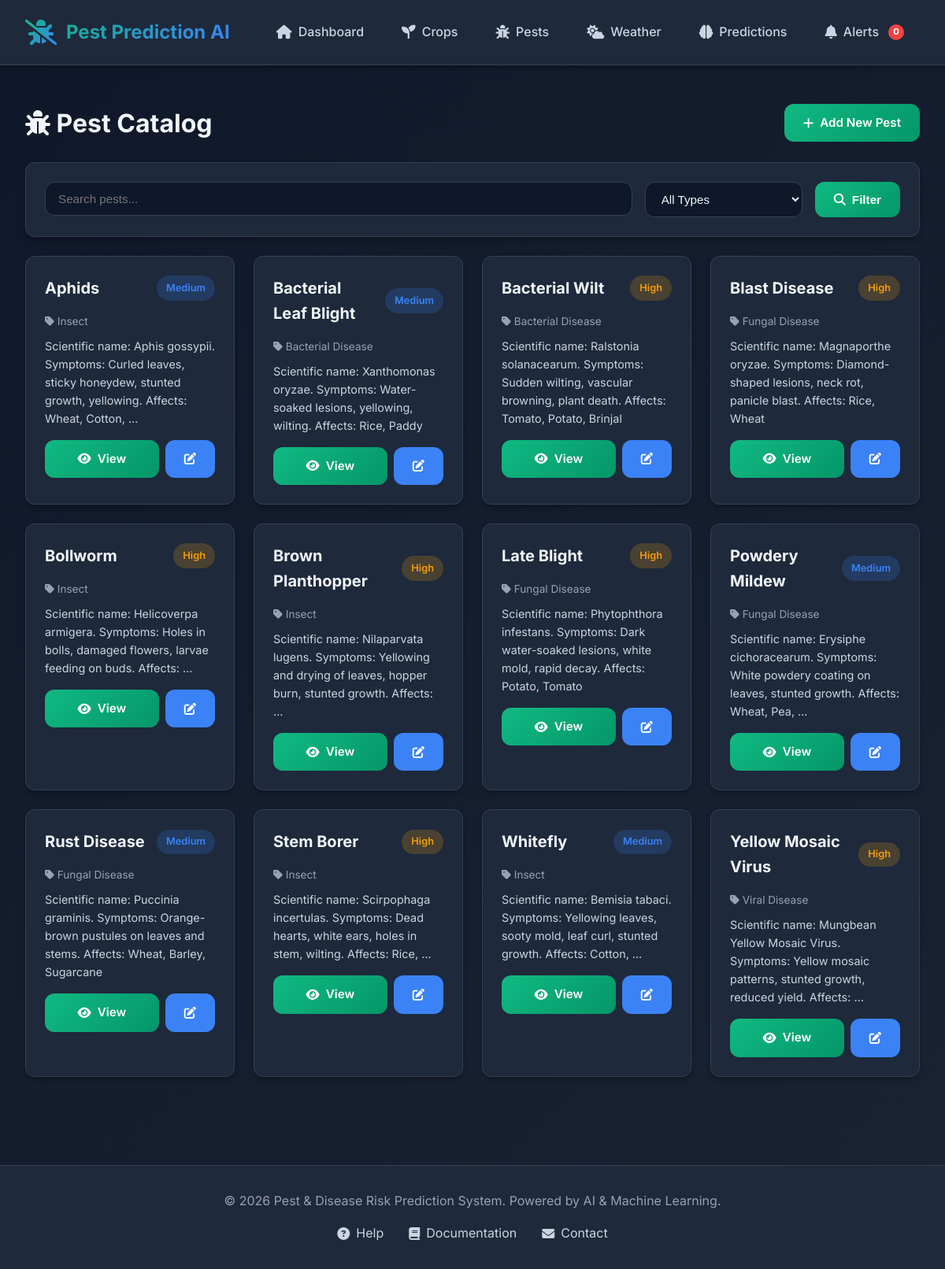
Page /pests/ on the committed database.
### crops/models.py (models this page shows, shortened)
class Pest(models.Model):
    PEST_TYPES = [
        ('INSECT', 'Insect'),
        ('FUNGAL', 'Fungal Disease'),
        ('BACTERIAL', 'Bacterial Disease'),
        ('VIRAL', 'Viral Disease'),
        ('WEED', 'Weed'),
        ('OTHER', 'Other'),
    ]
    SEVERITY_LEVELS = [
        ('LOW', 'Low'),
        ('MEDIUM', 'Medium'),
        ('HIGH', 'High'),
        ('CRITICAL', 'Critical'),
    ]
    name = models.CharField(max_length=100)
    pest_type = models.CharField(max_length=20, choices=PEST_TYPES)
    description = models.TextField()
    severity_level = models.CharField(max_length=20, choices=SEVERITY_LEVELS)
    affected_crops = models.ManyToManyField(Crop, related_name='pests', blank=True)
    created_at = models.DateTimeField(auto_now_add=True)
    updated_at = models.DateTimeField(auto_now=True)
    class Meta:
        ordering = ['name']

### crops/views.py (the view)
# urls.py: path('pests/', views.pest_list, name='pest_list'),
def pest_list(request):
    pests = Pest.objects.all()
    search_query = request.GET.get('search', '')
    if search_query:
        pests = pests.filter(
            Q(name__icontains=search_query) |
            Q(description__icontains=search_query)
        )
    pest_type = request.GET.get('pest_type', '')
    if pest_type:
        pests = pests.filter(pest_type=pest_type)
    context = {
        'pests': pests,
        'search_query': search_query,
        'pest_type': pest_type,
        'pest_types': Pest.PEST_TYPES,
    }
    return render(request, 'crops/pest_list.html', context)

### templates/crops/pest_list.html (shortened to what this page needs)
{% extends 'base.html' %}
{% load static %}
{% block content %}
<div class="pests-page">
    <div class="flex-between mb-3">
        <h1><i class="fas fa-bug"></i> Pest Catalog</h1>
        <a href="{% url 'crops:pest_create' %}" class="btn btn-primary">
            <i class="fas fa-plus"></i> Add New Pest
        </a>
    </div>
    <div class="card mb-3">
        <div class="card-body">
            <form method="get" class="flex gap-2">
                <div class="form-group" style="flex: 1; margin-bottom: 0;">
                    <input type="text" name="search" class="form-control" placeholder="Search pests..." value="{{ search_query }}">
                </div>
                <div class="form-group" style="flex: 0 0 200px; margin-bottom: 0;">
                    <select name="pest_type" class="form-control">
                        <option value="">All Types</option>
                    </select>
                </div>
                <button type="submit" class="btn btn-primary"><i class="fas fa-search"></i> Filter</button>
            </form>
        </div>
    </div>
    <div class="grid grid-3">
        {% for pest in pests %}
            <div class="card">
                <div class="card-header flex-between">
                    <strong>{{ pest.name }}</strong>
                    <span class="badge-pill badge-{% if pest.severity_level == 'CRITICAL' %}danger{% elif pest.severity_level == 'HIGH' %}warning{% else %}info{% endif %}">
                        {{ pest.get_severity_level_display }}
                    </span>
                </div>
                <div class="card-body">
                    <p style="color: var(--text-muted); font-size: 0.85rem; margin-bottom: 0.5rem;">
                        <i class="fas fa-tag"></i> {{ pest.get_pest_type_display }}
                    </p>
                    <p style="color: var(--text-secondary); font-size: 0.9rem;">
                        {{ pest.description|truncatewords:15 }}
                    </p>
                    <div class="flex gap-1 mt-2">
                        <a href="{% url 'crops:pest_detail' pest.pk %}" class="btn btn-primary" style="flex: 1; justify-content: center;">
                            <i class="fas fa-eye"></i> View
                        </a>
                        <a href="{% url 'crops:pest_update' pest.pk %}" class="btn btn-secondary">
                            <i class="fas fa-edit"></i>
                        </a>
                    </div>
                </div>
            </div>
        {% endfor %}
    </div>
</div>
{% endblock %}

### static/css/style.css (style rules this page uses)
:root { --primary-color: #10b981; --primary-dark: #059669; --secondary-color: #3b82f6; --danger-color: #ef4444; --warning-color: #f59e0b; --success-color: #10b981; --info-color: #3b82f6; --bg-primary: #0f172a; --bg-secondary: #1e293b; --bg-card: #1e293b; --bg-hover: #334155; --text-primary: #f1f5f9; --text-secondary: #cbd5e1; --text-muted: #94a3b8; --border-color: #334155; --shadow: 0 4px 6px -1px rgba(0, 0, 0, 0.3); --shadow-lg: 0 10px 15px -3px rgba(0, 0, 0, 0.4); --radius: 12px; --transition: all 0.3s cubic-bezier(0.4, 0, 0.2, 1); }
* { margin: 0; padding: 0; box-sizing: border-box; }
body { font-family: 'Inter', -apple-system, BlinkMacSystemFont, 'Segoe UI', sans-serif; background: linear-gradient(135deg, var(--bg-primary) 0%, #1a2332 100%); color: var(--text-primary); line-height: 1.6; min-height: 100vh; }
a { text-decoration: none; color: inherit; transition: var(--transition); }
.card { background: var(--bg-card); border-radius: var(--radius); padding: 1.5rem; box-shadow: var(--shadow); border: 1px solid var(--border-color); transition: var(--transition); }
.card-header { font-size: 1.25rem; font-weight: 600; margin-bottom: 1rem; color: var(--text-primary); display: flex; align-items: center; gap: 0.5rem; }
.card-body { color: var(--text-secondary); }
.grid { display: grid; gap: 1.5rem; }
.grid-3 { grid-template-columns: repeat(auto-fit, minmax(250px, 1fr)); }
.btn { padding: 0.75rem 1.5rem; border-radius: var(--radius); border: none; font-weight: 600; cursor: pointer; transition: var(--transition); display: inline-flex; align-items: center; gap: 0.5rem; font-size: 0.95rem; }
.btn-primary { background: linear-gradient(135deg, var(--primary-color), var(--primary-dark)); color: white; }
.btn-secondary { background: var(--secondary-color); color: white; }
.form-group { margin-bottom: 1.5rem; }
.form-control { width: 100%; padding: 0.75rem 1rem; background: var(--bg-primary); border: 1px solid var(--border-color); border-radius: var(--radius); color: var(--text-primary); font-size: 0.95rem; transition: var(--transition); }
select.form-control { cursor: pointer; }
.badge-pill { padding: 0.35rem 0.75rem; border-radius: 50px; font-size: 0.8rem; font-weight: 600; display: inline-block; }
.badge-warning { background: rgba(245, 158, 11, 0.2); color: var(--warning-color); }
.badge-info { background: rgba(59, 130, 246, 0.2); color: var(--info-color); }
.mt-2 { margin-top: 1rem; }
.mb-3 { margin-bottom: 1.5rem; }
.flex { display: flex; }
.flex-between { display: flex; justify-content: space-between; align-items: center; }
.gap-1 { gap: 0.5rem; }
.gap-2 { gap: 1rem; }

### rows in the picture
Pest: name "Aphids", severity_level "Medium", pest_type "Insect", description "Scientific name: Aphis gossypii. Symptoms: Curled leaves, sticky honeydew, stunted growth, yellowing. Affects: Wheat, Cotton, …"
Pest: name "Bacterial Leaf Blight", severity_level "Medium", pest_type "Bacterial Disease", description "Scientific name: Xanthomonas oryzae. Symptoms: Water-soaked lesions, yellowing, wilting. Affects: Rice, Paddy"
Pest: name "Bacterial Wilt", severity_level "High", pest_type "Bacterial Disease", description "Scientific name: Ralstonia solanacearum. Symptoms: Sudden wilting, vascular browning, plant death. Affects: Tomato, Potato, Brinjal"
Pest: name "Blast Disease", severity_level "High", pest_type "Fungal Disease", description "Scientific name: Magnaporthe oryzae. Symptoms: Diamond-shaped lesions, neck rot, panicle blast. Affects: Rice, Wheat"
Pest: name "Bollworm", severity_level "High", pest_type "Insect", description "Scientific name: Helicoverpa armigera. Symptoms: Holes in bolls, damaged flowers, larvae feeding on buds. Affects: …"
Pest: name "Brown Planthopper", severity_level "High", pest_type "Insect", description "Scientific name: Nilaparvata lugens. Symptoms: Yellowing and drying of leaves, hopper burn, stunted growth. Affects: …"
Pest: name "Late Blight", severity_level "High", pest_type "Fungal Disease", description "Scientific name: Phytophthora infestans. Symptoms: Dark water-soaked lesions, white mold, rapid decay. Affects: Potato, Tomato"
Pest: name "Powdery Mildew", severity_level "Medium", pest_type "Fungal Disease", description "Scientific name: Erysiphe cichoracearum. Symptoms: White powdery coating on leaves, stunted growth. Affects: Wheat, Pea, …"
Pest: name "Rust Disease", severity_level "Medium", pest_type "Fungal Disease", description "Scientific name: Puccinia graminis. Symptoms: Orange-brown pustules on leaves and stems. Affects: Wheat, Barley, Sugarcane"
Pest: name "Stem Borer", severity_level "High", pest_type "Insect", description "Scientific name: Scirpophaga incertulas. Symptoms: Dead hearts, white ears, holes in stem, wilting. Affects: Rice, …"
Pest: name "Whitefly", severity_level "Medium", pest_type "Insect", description "Scientific name: Bemisia tabaci. Symptoms: Yellowing leaves, sooty mold, leaf curl, stunted growth. Affects: Cotton, …"
Pest: name "Yellow Mosaic Virus", severity_level "High", pest_type "Viral Disease", description "Scientific name: Mungbean Yellow Mosaic Virus. Symptoms: Yellow mosaic patterns, stunted growth, reduced yield. Affects: …"
